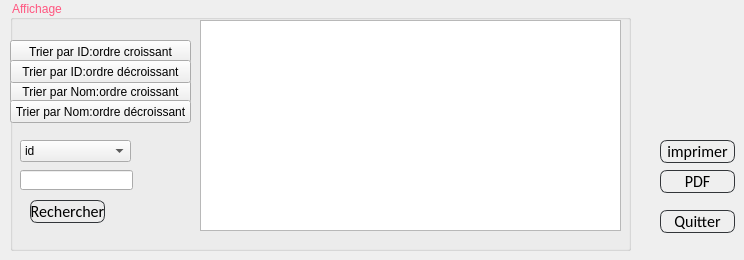
     <widget class="QWidget" name="Affichr_salle">
      <attribute name="title">
       <string>Afficher Salle</string>
      </attribute>
      <widget class="QPushButton" name="pushButton_2">
       <property name="geometry">
        <rect>
         <x>660</x>
         <y>210</y>
         <width>75</width>
         <height>23</height>
        </rect>
       </property>
       <property name="styleSheet">
        <string notr="true">QPushButton
{
	background: transparent;
	border-style:solid;
	border-radius:7px;
	border-width:1px;
border-color: rgb(50, 53, 57);
	color:rgb(0,0,0);
	font-size:16px;
font-family:Calibri;
}

QPushButton:hover
{
	background-color: #00000000;
	border-color: rgb(255, 0, 0);
	/*color:rgb(30, 227, 0);*/
}

QPushButton:focus
{
	background-color: rgb(255, 0, 0);
	border-color:rgb(255, 0, 0);
	color:rgb(255, 255, 255);
}</string>
       </property>
       <property name="text">
        <string>Quitter</string>
       </property>
      </widget>
      <widget class="QGroupBox" name="groupBox_2">
       <property name="geometry">
        <rect>
         <x>10</x>
         <y>0</y>
         <width>621</width>
         <height>251</height>
        </rect>
       </property>
       <property name="styleSheet">
        <string notr="true">color: rgb(255, 85, 127);
font: italic 8pt &quot;MS Sans Serif&quot;;</string>
       </property>
       <property name="title">
        <string>Affichage</string>
       </property>
       <widget class="QTableView" name="tab_salle">
        <property name="geometry">
         <rect>
          <x>190</x>
          <y>20</y>
          <width>421</width>
          <height>211</height>
         </rect>
        </property>
       </widget>
       <widget class="QLineEdit" name="lineEdit">
        <property name="geometry">
         <rect>
          <x>10</x>
          <y>170</y>
          <width>113</width>
          <height>20</height>
         </rect>
        </property>
       </widget>
       <widget class="QPushButton" name="pushButton">
        <property name="geometry">
         <rect>
          <x>20</x>
          <y>200</y>
          <width>75</width>
          <height>23</height>
         </rect>
        </property>
        <property name="styleSheet">
         <string notr="true">QPushButton
{
	background: transparent;
	border-style:solid;
	border-radius:7px;
	border-width:1px;
border-color: rgb(50, 53, 57);
	color:rgb(0,0,0);
	font-size:16px;
font-family:Calibri;
}

QPushButton:hover
{
	background-color: #00000000;
	border-color: rgb(30, 227, 0);
	/*color:rgb(30, 227, 0);*/
}

QPushButton:focus
{
	background-color:  rgb(30, 227, 0);
	border-color: rgba(30, 227, 0,0);
	color:rgb(255, 255, 255);
}</string>
        </property>
        <property name="text">
         <string>Rechercher</string>
        </property>
       </widget>
       <widget class="QPushButton" name="tri_nom">
        <property name="geometry">
         <rect>
          <x>0</x>
          <y>40</y>
          <width>181</width>
          <height>23</height>
         </rect>
        </property>
        <property name="styleSheet">
         <string notr="true">color: rgb(0, 0, 0);
font: 75 9pt &quot;MS Shell Dlg 2&quot;;</string>
        </property>
        <property name="text">
         <string>Trier par ID:ordre croissant</string>
        </property>
       </widget>
       <widget class="QPushButton" name="tri_id">
        <property name="geometry">
         <rect>
          <x>0</x>
          <y>80</y>
          <width>181</width>
          <height>23</height>
         </rect>
        </property>
        <property name="styleSheet">
         <string notr="true">color: rgb(0, 0, 0);
font: 75 9pt &quot;MS Shell Dlg 2&quot;;</string>
        </property>
        <property name="text">
         <string>Trier par Nom:ordre croissant</string>
        </property>
       </widget>
       <widget class="QPushButton" name="tri_nom_2">
        <property name="geometry">
         <rect>
          <x>0</x>
          <y>60</y>
          <width>181</width>
          <height>23</height>
         </rect>
        </property>
        <property name="styleSheet">
         <string notr="true">color: rgb(0, 0, 0);
font: 75 9pt &quot;MS Shell Dlg 2&quot;;</string>
        </property>
        <property name="text">
         <string>Trier par ID:ordre décroissant</string>
        </property>
       </widget>
       <widget class="QPushButton" name="tri_id_2">
        <property name="geometry">
         <rect>
          <x>0</x>
          <y>100</y>
          <width>181</width>
          <height>23</height>
         </rect>
        </property>
        <property name="styleSheet">
         <string notr="true">color: rgb(0, 0, 0);
font: 75 9pt &quot;MS Shell Dlg 2&quot;;</string>
        </property>
        <property name="text">
         <string>Trier par Nom:ordre décroissant</string>
        </property>
       </widget>
       <widget class="QComboBox" name="comboBox_2">
        <property name="geometry">
         <rect>
          <x>10</x>
          <y>140</y>
          <width>111</width>
          <height>22</height>
         </rect>
        </property>
        <property name="styleSheet">
         <string notr="true">color: rgb(0, 0, 0);
font: 75 9pt &quot;MS Shell Dlg 2&quot;;</string>
        </property>
        <item>
         <property name="text">
          <string>id</string>
         </property>
        </item>
        <item>
         <property name="text">
          <string>nom</string>
         </property>
        </item>
        <item>
         <property name="text">
          <string>prix</string>
         </property>
        </item>
       </widget>
      </widget>
      <widget class="QPushButton" name="pdf_salle">
       <property name="geometry">
        <rect>
         <x>660</x>
         <y>170</y>
         <width>75</width>
         <height>23</height>
        </rect>
       </property>
       <property name="styleSheet">
        <string notr="true">QPushButton
{
	background: transparent;
	border-style:solid;
	border-radius:7px;
	border-width:1px;
border-color: rgb(50, 53, 57);
	color:rgb(0,0,0);
	font-size:16px;
font-family:Calibri;
}

QPushButton:hover
{
	background-color: #00000000;
	border-color: rgb(30, 227, 0);
	/*color:rgb(30, 227, 0);*/
}

QPushButton:focus
{
	background-color:  rgb(30, 227, 0);
	border-color: rgba(30, 227, 0,0);
	color:rgb(255, 255, 255);
}</string>
       </property>
       <property name="text">
        <string>PDF</string>
       </property>
      </widget>
      <widget class="QPushButton" name="pushButton_5">
       <property name="geometry">
        <rect>
         <x>660</x>
         <y>140</y>
         <width>75</width>
         <height>23</height>
        </rect>
       </property>
       <property name="styleSheet">
        <string notr="true">QPushButton
{
	background: transparent;
	border-style:solid;
	border-radius:7px;
	border-width:1px;
border-color: rgb(50, 53, 57);
	color:rgb(0,0,0);
	font-size:16px;
font-family:Calibri;
}

QPushButton:hover
{
	background-color: #00000000;
	border-color: rgb(30, 227, 0);
	/*color:rgb(30, 227, 0);*/
}

QPushButton:focus
{
	background-color:  rgb(30, 227, 0);
	border-color: rgba(30, 227, 0,0);
	color:rgb(255, 255, 255);
}</string>
       </property>
       <property name="text">
        <string>imprimer</string>
       </property>
      </widget>
     </widget>
